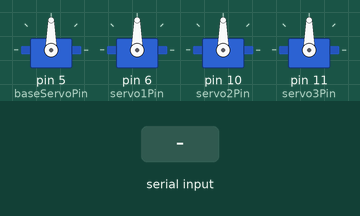
Recording of a sketch running on a simulated Arduino Uno, built with avr-gcc and run on an emulated ATmega328P. Shown: 4 × servo. The test bench sets the inputs (shaded band).

Above: at 1.2 s.
1.3 s: "1\n" received over Serial
At 3.0 s:
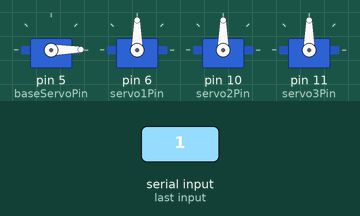
3.8 s: "2\n" received over Serial
At 6.0 s:
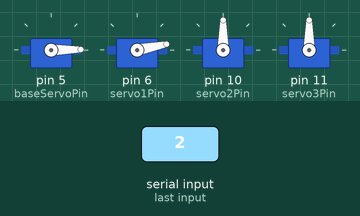
6.3 s: "3\n" received over Serial
At 7.9 s:
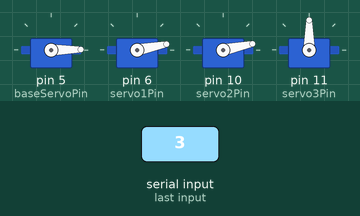
8.8 s: "4\n" received over Serial
At 11.0 s:
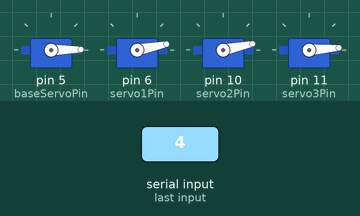
11.3 s: "1/90\n" received over Serial
At 13.0 s:
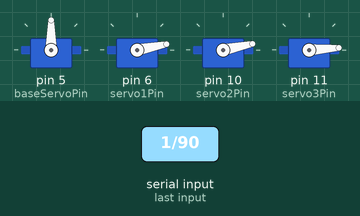
Timing chart, 0 to 14.5 s (numbered marks = the images above; inputs shaded):
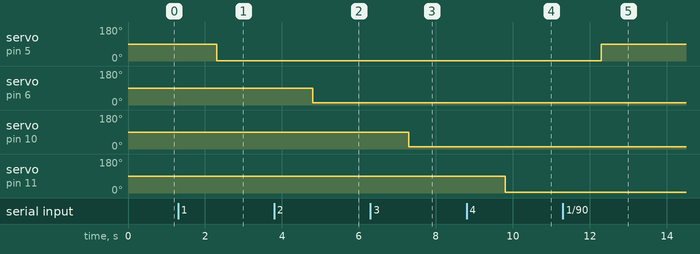

Measured:
- after the input at 1.3 s, servo on pin 5 (baseServoPin): 90° → 1° after 1.0 s
- after the input at 3.8 s, servo on pin 6 (servo1Pin): 90° → 11° after 1.0 s
- after the input at 6.3 s, servo on pin 10 (servo2Pin): 90° → 12° after 1.0 s
- after the input at 8.8 s, servo on pin 11 (servo3Pin): 90° → 4° after 1.0 s
- after the input at 11.3 s, servo on pin 5 (baseServoPin): 1° → 90° after 1.0 s

The sketch:

Arm.ino
```cpp
#include <Servo.h>

int baseServoPin =5;
int servo1Pin=6;
int servo2Pin=10;
int servo3Pin=11;

Servo baseServo;
Servo servo1;
Servo servo2;
Servo servo3;


void setup()
{
  Serial.begin(9600);
  baseServo.attach(baseServoPin);
  servo1.attach(servo1Pin);
  servo2.attach(servo2Pin);
  servo3.attach(servo3Pin);
}

void loop()
{
  String uri=Serial.readString();
  moveServo(uri);
}


void moveServo(String uri)
{
  int index=uri.indexOf('/');
  int motorTomove=99;
  int angle=180;
  int angle2=180;
  motorTomove= uri.substring(0,index).toInt();
  angle=uri.substring(index+1).toInt();

  switch(motorTomove)
  {
    case 0:
      break;
    case 1:
      baseServo.write(angle);
      break;
    case 2:
    angle2=map(angle,0,180,10,180);
      servo1.write(angle2);
      break;
    case 3:
      angle2=map(angle,0,180,10,180);
      servo2.write(angle2);
      break;
    case 4:
      servo3.write(angle);
      break;
  }
}
```
